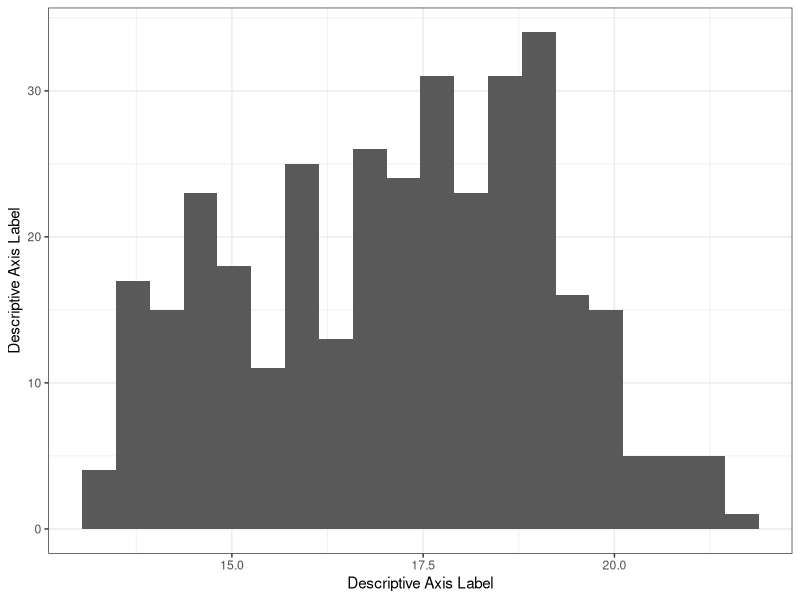
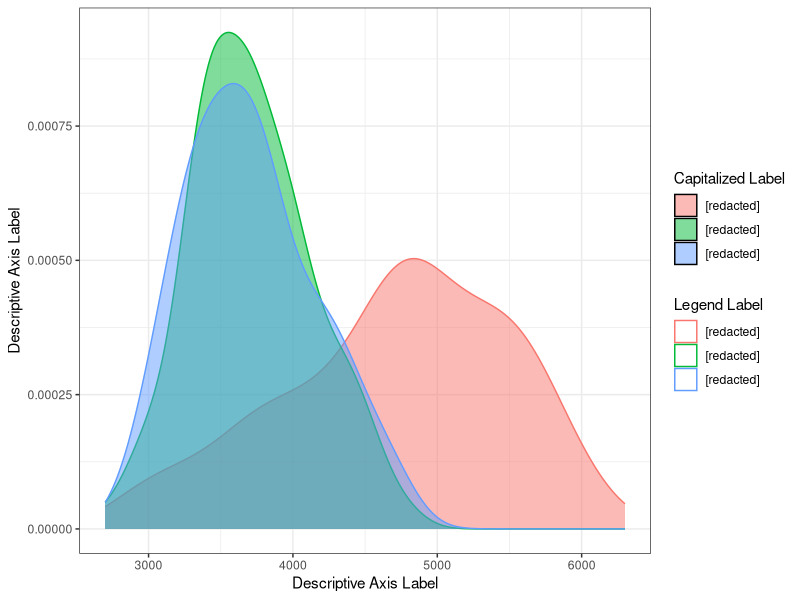
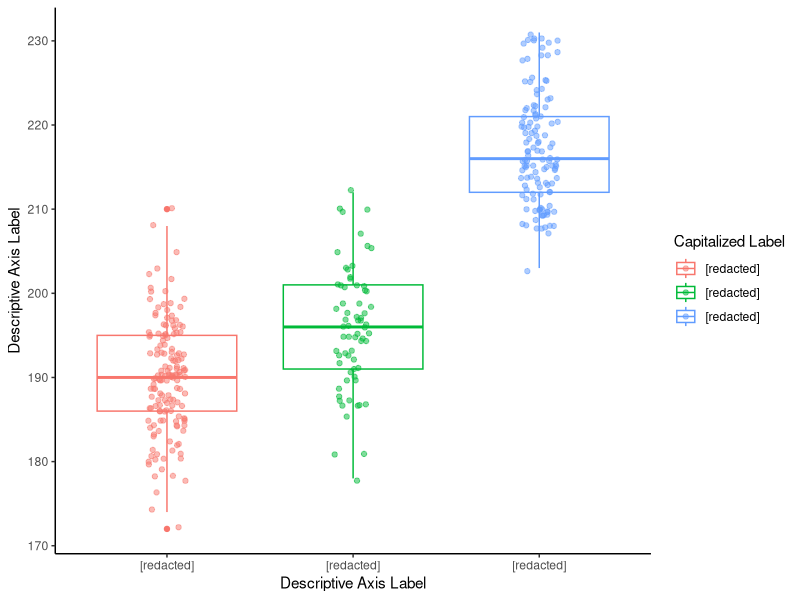
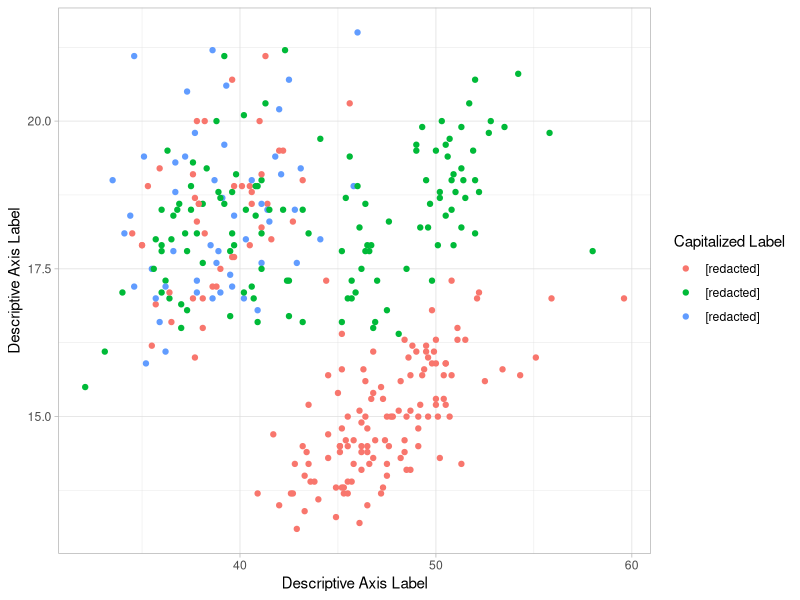

Here is the R script that generated these plots, in order:
## ---- chunk 1
knitr::opts_chunk$set(echo = FALSE)
## ---- chunk 2
    library(palmerpenguins)
    library(tidyverse)
## ---- chunk 3
ggplot(penguins, aes(bill_depth_mm)) +
  geom_histogram(bins = 20) +
  labs(x = "Descriptive Axis Label",
       y = "Descriptive Axis Label") +
  theme_bw()
## ---- chunk 4
ggplot(penguins, aes(body_mass_g, color = island, fill = island)) +
  geom_density(alpha = 0.5) +
  labs(x = "Descriptive Axis Label",
       y = "Descriptive Axis Label",
       color = "Legend Label",
       fill = "Capitalized Label") +
  scale_fill_discrete(labels = c("[redacted]", "[redacted]", "[redacted]")) +
  scale_color_discrete(labels = c("[redacted]", "[redacted]", "[redacted]")) +
  theme_bw()
## ---- chunk 5
ggplot(penguins, aes(species, flipper_length_mm, color = species)) +
  geom_boxplot() +
  geom_jitter(alpha = 0.5, width = 0.1) +
  labs(x = "Descriptive Axis Label",
       y = "Descriptive Axis Label",
       color = "Capitalized Label") +
  scale_x_discrete(labels = c("[redacted]", "[redacted]", "[redacted]")) +
  scale_color_discrete(labels = c("[redacted]", "[redacted]", "[redacted]")) +
  theme_classic()
## ---- chunk 6
ggplot(penguins, aes(bill_length_mm, bill_depth_mm, color = island)) +
  geom_point() +
  labs(x = "Descriptive Axis Label",
       y = "Descriptive Axis Label",
       color = "Capitalized Label") +
  scale_color_discrete(labels = c("[redacted]", "[redacted]", "[redacted]")) +
  theme_light()
